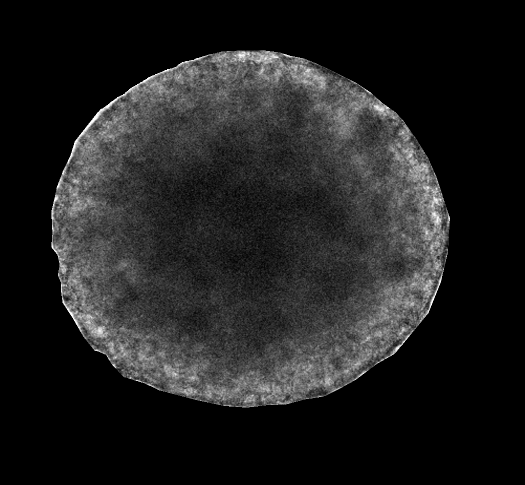
#> input picture TestImages/SpheroidPNG.png, 1049 x 969 px, found by its file name (shown at 1/2 size)
$ python RadialIntensityHeatMap.py
#> lines starting #> are read from the running program, lines starting #| are printed output that depends on the picture; after the words box and inside, x2 and y2 are one past the last pixel; in counts of white or black regions, pixels touching at a corner belong together
import cv2
import numpy as np
import matplotlib.pyplot as plt

sphe_path = r"C:\Github\TranslucentSpheroidCompare\TestImages\SpheroidPNG.png"
Bsphe_path = r"C:\Github\TranslucentSpheroidCompare\TestImages\BSpheroidPNG.png"

sphe = cv2.imread(sphe_path, cv2.IMREAD_UNCHANGED)
#> sphe is the input picture: shape (969, 1049, 4); mean B, G, R, A 31.8, 31.8, 31.8, 111.1
Bsphe = cv2.imread(Bsphe_path, cv2.IMREAD_UNCHANGED)
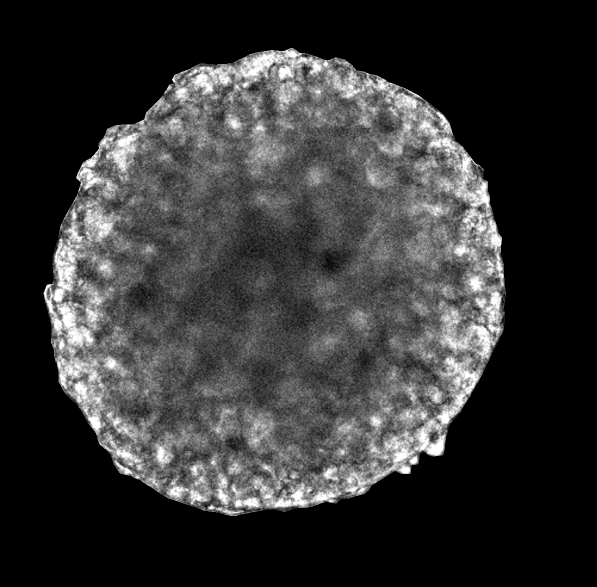
#> input picture TestImages/BSpheroidPNG.png, 1193 x 1174 px, found by its file name (shown at 1/2 size)
#> Bsphe is the input picture: shape (1174, 1193, 4); mean B, G, R, A 51.7, 51.7, 51.7, 120.4

def prepare_image(img, target_size=300):

#> called with target_size = 300
    if img.shape[2] == 4:
        bgr = img[:, :, :3]
        alpha = img[:, :, 3]
        mask = alpha > 0
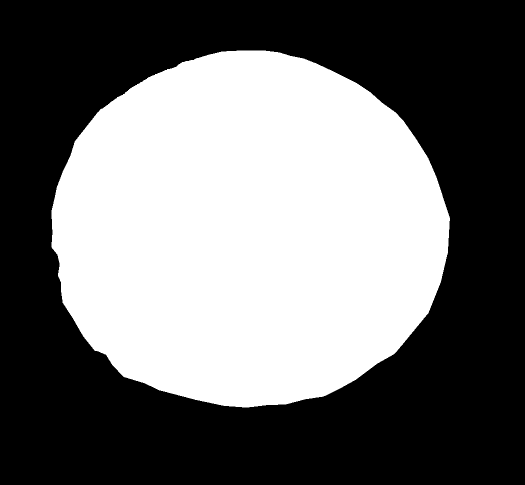
#> mask: shape (969, 1049) bool (shown at 1/2 size); 43.7% white; 1 white region, box (x1, y1, x2, y2) and area: (103, 101, 900, 815) 444196
    else:
        bgr = img
        gray_temp = cv2.cvtColor( bgr, cv2.COLOR_BGR2GRAY)
        mask = gray_temp > 0

    gray = cv2.cvtColor( bgr, cv2.COLOR_BGR2GRAY)

    gray = cv2.resize(gray, (target_size, target_size), interpolation=cv2.INTER_AREA)
#> gray: shape (300, 300)

    mask = cv2.resize(mask.astype(np.uint8), (target_size, target_size), interpolation=cv2.INTER_NEAREST).astype(bool)
#> mask: shape (300, 300) bool; 43.7% white; 1 white region, box (x1, y1, x2, y2) and area: (30, 32, 258, 253) 39331

    gray = gray.astype(float)
    gray[~mask] = 0
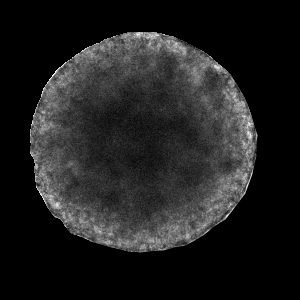
#> gray: shape (300, 300) float64; min 0, max 253, mean 31.4

    return gray


normal = prepare_image(sphe)
translucent = prepare_image(Bsphe)
#> call 2 of prepare_image, with target_size = 300
#> in prepare_image (call 2), `mask = alpha > 0`: mask: shape (1174, 1193) bool; 47.3% white; 1 white region, box (x1, y1, x2, y2) and area: (87, 96, 1012, 1032) 663138
#> in prepare_image (call 2), `mask = cv2.resize(mask.astype(np.uint8), (target_size, target_size), i..`:
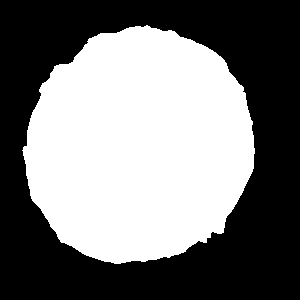
#> mask: shape (300, 300) bool; 47.3% white; 1 white region, box (x1, y1, x2, y2) and area: (22, 25, 255, 264) 42611
#> in prepare_image (call 2), `gray[~mask] = 0`:
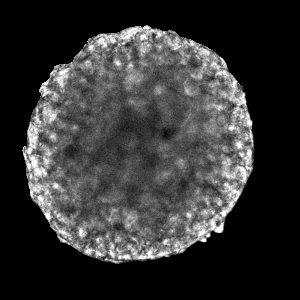
#> gray: shape (300, 300) float64; min 0, max 255, mean 51.5

size = normal.shape[0]
#> size = 300

x = np.arange(size)
#> x = 300 values from 0 to 299
y = np.arange(size)
#> y = 300 values from 0 to 299

X, Y = np.meshgrid(x, y)

z_min = 0
z_max = 255

fig = plt.figure(figsize=(15, 7))

ax1 = fig.add_subplot(
    1,
    2,
    1,
    projection="3d"
)

surface1 = ax1.plot_surface(
    X,
    Y,
    normal,
    cmap="jet",
    vmin = z_min,
    vmax = z_max,
    linewidth=0,
    antialiased=True
)
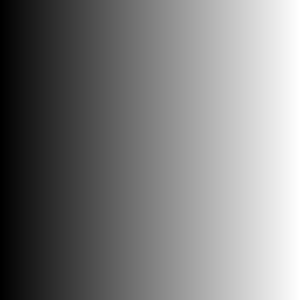
#> X: shape (300, 300) int64; min 0, max 299, mean 149.5; drawn with min black and max white

ax1.set_title(
    "Normal spheroid"
)

ax1.set_xlabel("X")
ax1.set_ylabel("Y")
ax1.set_zlabel("Intensity")

ax1.set_zlim(z_min, z_max)

ax1.view_init(
    elev=35,
    azim=-60
)

ax2 = fig.add_subplot(
    1,
    2,
    2,
    projection="3d"
)

surface2 = ax2.plot_surface(
    X,
    Y,
    translucent,
    cmap="jet",
    vmin=z_min,
    vmax = z_max,
    linewidth=0,
    antialiased=True
)

ax2.set_title(
    "Translucent spheroid"
)

ax2.set_xlabel("X")
ax2.set_ylabel("Y")
ax2.set_zlabel("Intensity")

ax2.set_zlim(z_min, z_max)

ax2.view_init(elev=35, azim=-60)

fig.colorbar(
    surface2,
    ax=[ax1, ax2],
    shrink=0.65,
    pad = 0.1,
    label="Grayscale intensity"
)


plt.tight_layout()

plt.show()
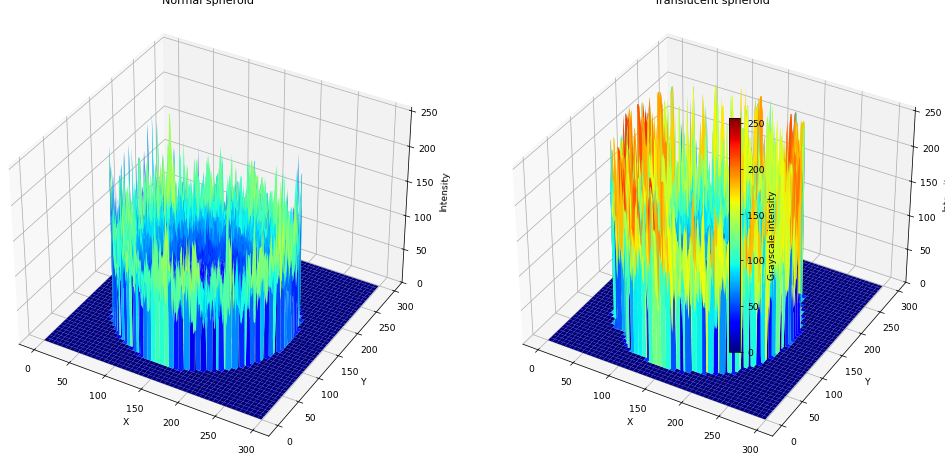
#> figure drawn by matplotlib, 3 panels
